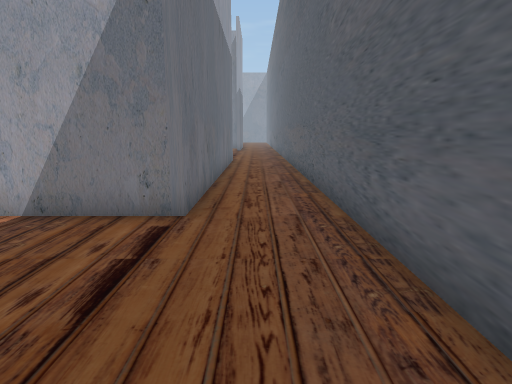
view 1 (above)

19 first-person views from a walk through a Unity game level. The camera is 1.4 m above the floor, tilts 10° down and sees 75° across. The floor is counted in squares, 1 m on a side. Each view is taken from the middle of a square. On the plan, view 1 faces up. The plan holds only what a view shows up to about 15 squares ahead; the rest is blank. The place goes on beyond the plan. The player is left out.

view 2
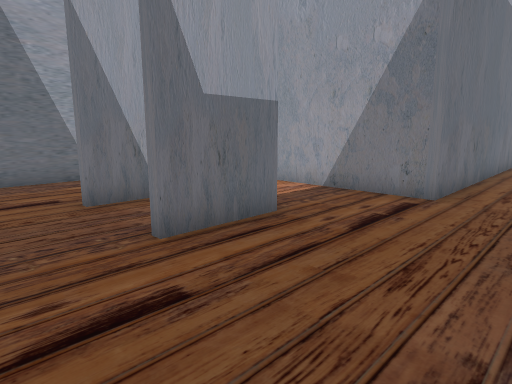

view 3
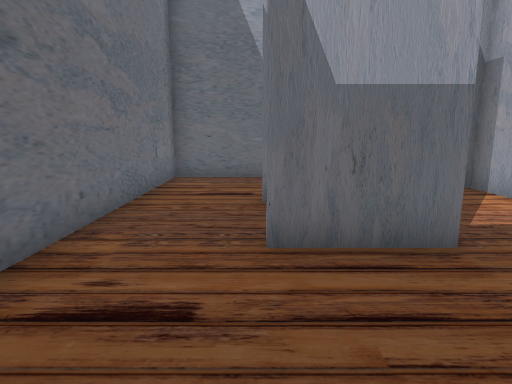

view 4
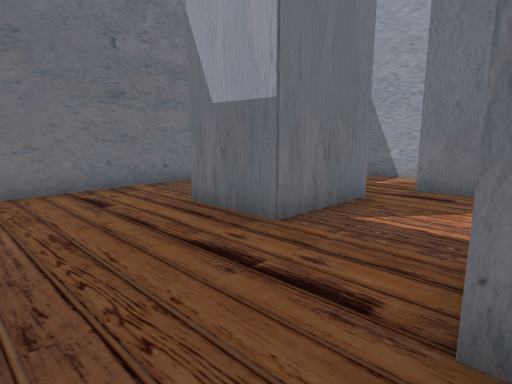

view 5
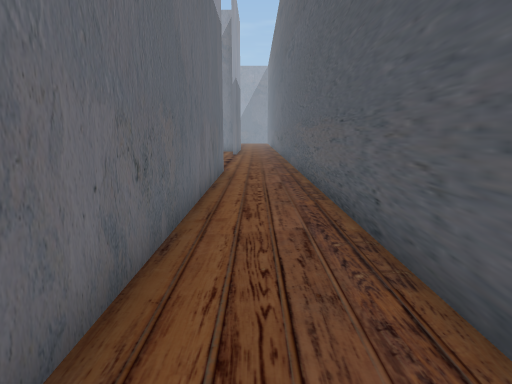

view 6
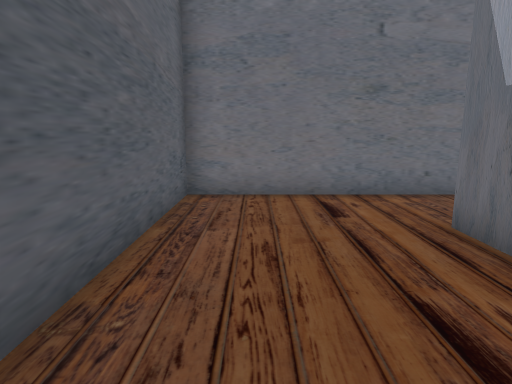

view 7
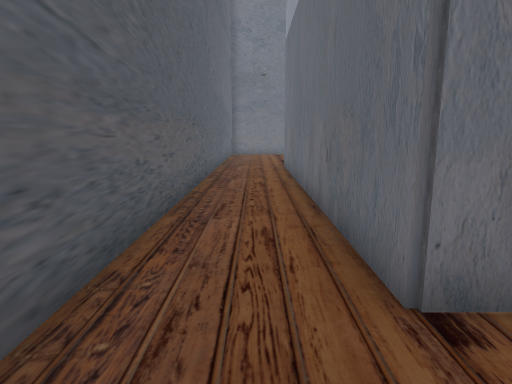

view 8
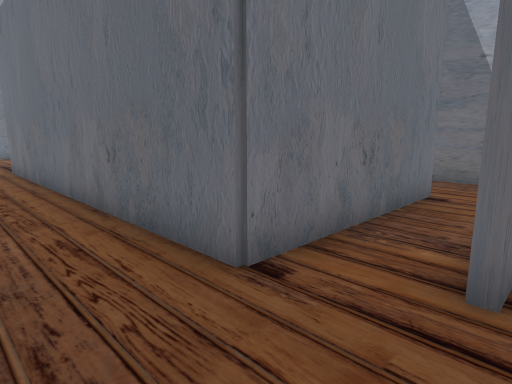

view 9
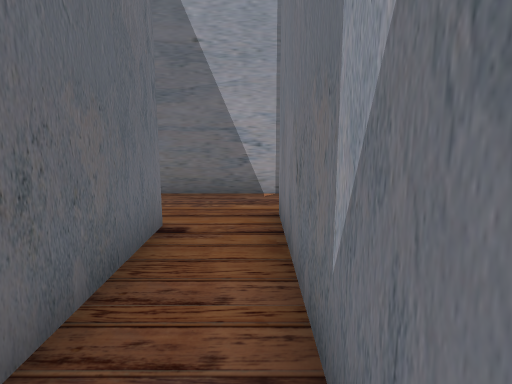

view 10
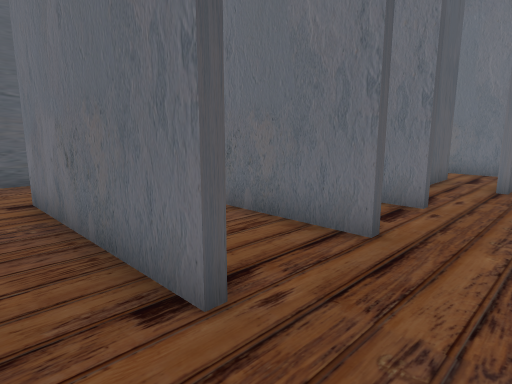

view 11
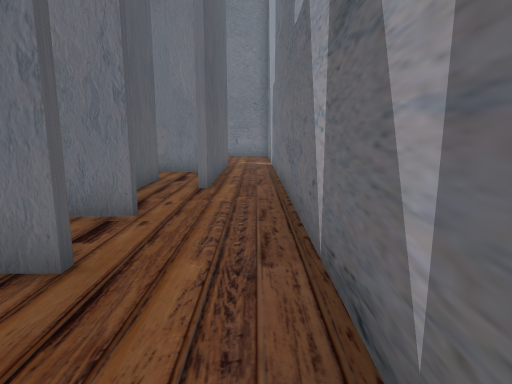

view 12
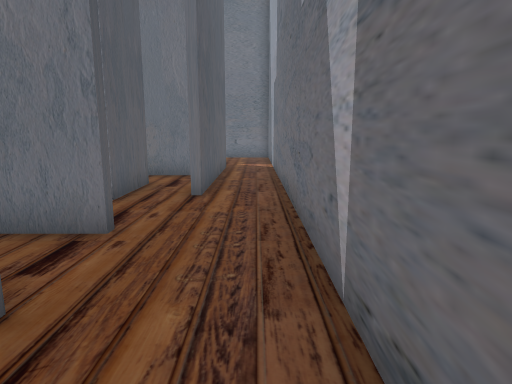

view 13
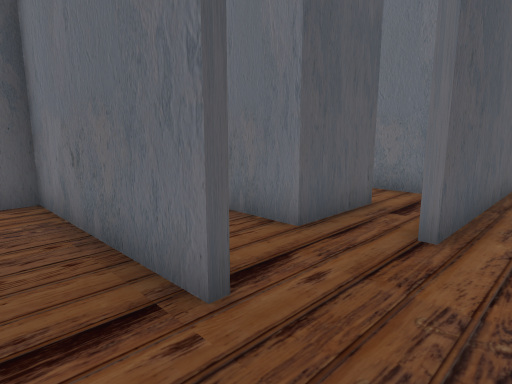

view 14
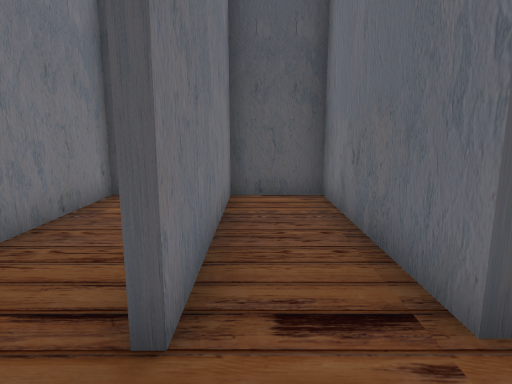

view 15
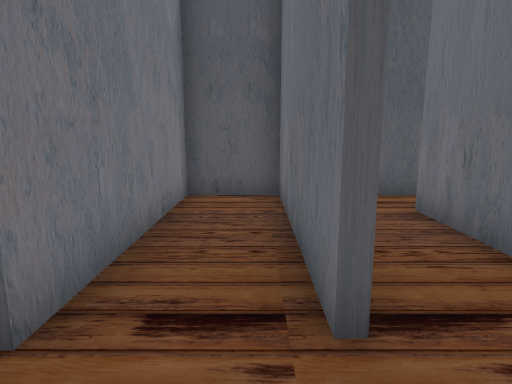

view 16
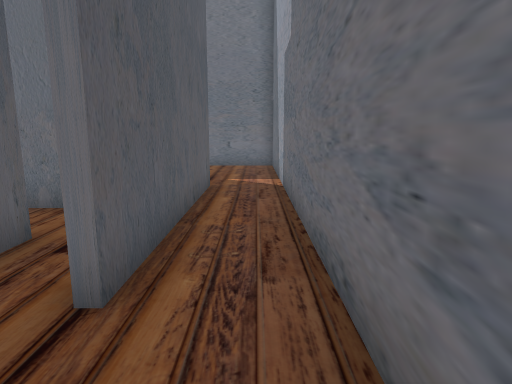

view 17
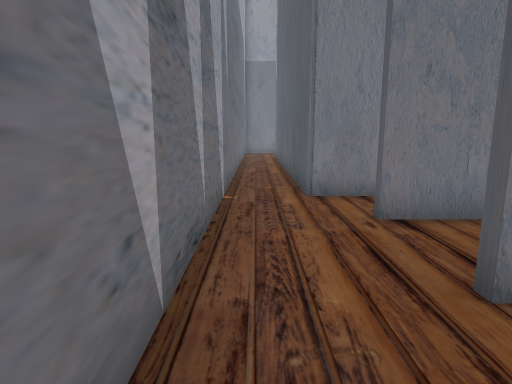

view 18
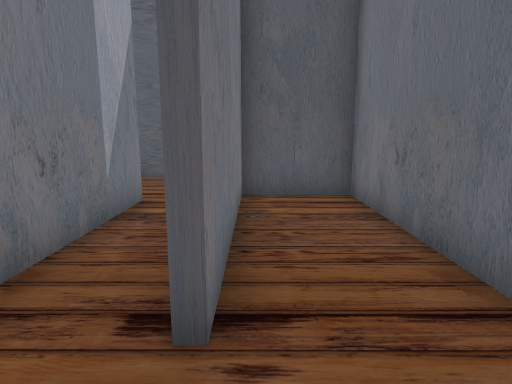

view 19
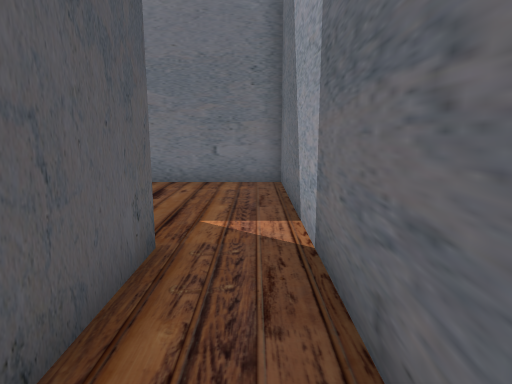

### Floor plan
Key: @ floor where view 1 was taken; # wall or solid block; . floor.
Columns run from 10 left of view 1 to 2 right of it. Each row starts with its distance up from view 1.
 20 #.#######...#
 19 #...........#
 18 #..#######..#
 17 #........#..#
 16 #........#..#
 15 #..#######..#
 14 #........#..#
 13 #........#..#
 12 #...######..#
 11 #........#..#
 10 #...####.#..#
  9 #.#.#    #..#
  8 #.#.#    #..#
  7 #.#...   #..#
  6 #.########..#
  5 #.#.........#
  4 #.#.........#
  3 #... ###....#
  2 #...#  #....#
  1 #...#..#....#
  0 #.........@.#
 -1 #...........#
 -2 #...........#
 -3 #############

Positions as (right, up) in squares from view 1, and headings:
1: (0, 0), facing up
2: (1, -2), facing up-left
3: (1, 0), facing left
4: (1, 6), facing down-left
5: (0, 5), facing up
6: (0, 5), facing down
7: (0, 20), facing down
8: (1, 20), facing down-left
9: (-2, 19), facing left
10: (-9, 19), facing down-right
11: (-9, 18), facing down
12: (-9, 17), facing down
13: (-9, 14), facing down-right
14: (-9, 14), facing right
15: (-9, 13), facing right
16: (-9, 12), facing down
17: (-9, 12), facing up
18: (-9, 17), facing right
19: (-9, 7), facing down
